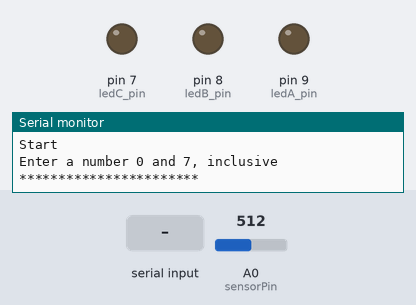
A sketch run on a simulated Arduino Mega 2560, built with avr-gcc and run on an emulated ATmega2560. Shown: output pins drawn as LEDs (lit = HIGH), the last lines printed to the serial monitor. The test bench sets the inputs (shaded band); at power-on: A0 (sensorPin) = 512. Pins used as bus, display or sensor lines are not drawn.

Above: at 1.3 s.
1.4 s: "1\n" received over Serial
At 2.2 s:
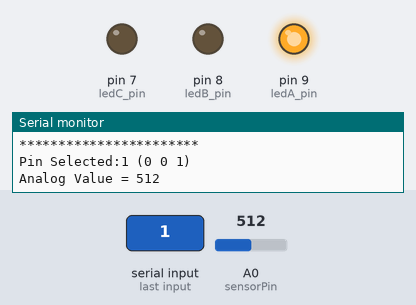
3.9 s: "2\n" received over Serial
At 4.7 s:
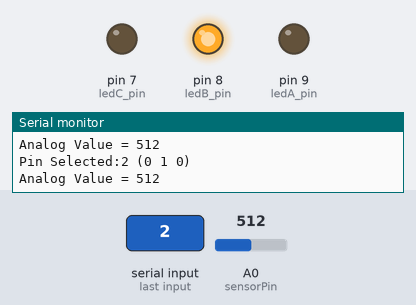
6.4 s: "3\n" received over Serial
At 7.2 s:
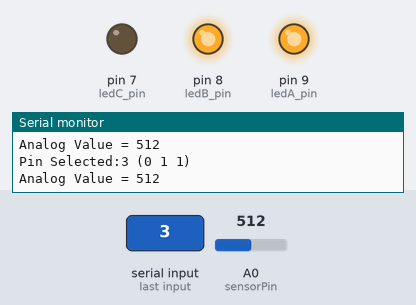
8.9 s: "4\n" received over Serial
At 9.7 s:
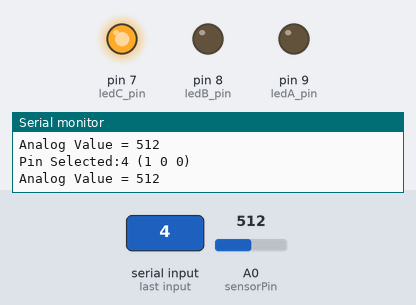
11.4 s: "5\n" received over Serial
At 12.2 s:
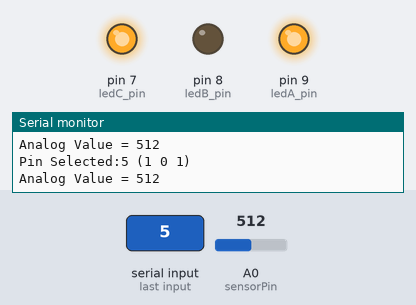
Timing chart, 0 to 14.4 s (numbered marks = the images above; inputs shaded):
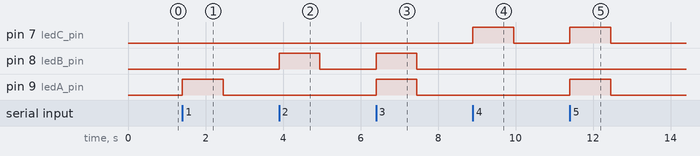

Measured:
- after the input at 1.4 s, pin 9 (ledA_pin): LOW → HIGH at once, → LOW 1.1 s later
- after the input at 3.9 s, pin 8 (ledB_pin): LOW → HIGH at once, → LOW 1.1 s later
- after the input at 6.4 s, pin 8 (ledB_pin), pin 9 (ledA_pin): LOW → HIGH at once, → LOW 1.1 s later
- after the input at 8.9 s, pin 7 (ledC_pin): LOW → HIGH at once, → LOW 1.1 s later
- after the input at 11.4 s, pin 7 (ledC_pin), pin 9 (ledA_pin): LOW → HIGH at once, → LOW 1.1 s later

The sketch:

_4051N_V1.ino
```cpp
// select the pin from the encoder 4051N
int muxSelectA_pin = 32;      // S0
int muxSelectB_pin = 31;      // S1
int muxSelectC_pin = 30;      // S2
// led indicator of the select pin
int ledA_pin = 9;
int ledB_pin = 8;
int ledC_pin = 7;
// analog declaration
int sensorPin = A0;    // select the input pin for the potentiometer
int sensorValue = 0;  // variable to store the value coming from the sensor

void setup() {
  Serial.begin(9600);

  delay(100);
  Serial.println("***********************");
  Serial.println("Start");
  Serial.println("Enter a number 0 and 7, inclusive");
  Serial.println("***********************\n");

  // declare the ledPin as an OUTPUT:
  pinMode(ledA_pin, OUTPUT);
  pinMode(ledB_pin, OUTPUT);
  pinMode(ledC_pin, OUTPUT);
  pinMode(muxSelectA_pin, OUTPUT);
  pinMode(muxSelectB_pin, OUTPUT);
  pinMode(muxSelectC_pin, OUTPUT);
  pinMode(sensorPin, INPUT);
}

void loop()
{
  while (Serial.available() > 0)
  {
    int pinSelected = Serial.parseInt();

    //Output progress via Serial
    Serial.print("Pin Selected:");
    Serial.print(pinSelected);

    int ledA_value = 0;
    int ledB_value = 0;
    int ledC_value = 0;
    switch(pinSelected)
    {
      case 0:
        ledA_value = 0;
        ledB_value = 0;
        ledC_value = 0;
        break;
      case 1:
        ledA_value = 1;
        ledB_value = 0;
        ledC_value = 0;
        break;
      case 2:
        ledA_value = 0;
        ledB_value = 1;
        ledC_value = 0;
        break;
      case 3:
        ledA_value = 1;
        ledB_value = 1;
        ledC_value = 0;
        break;
      case 4:
        ledA_value = 0;
        ledB_value = 0;
        ledC_value = 1;
        break;
      case 5:
        ledA_value = 1;
        ledB_value = 0;
        ledC_value = 1;
        break;
      case 6:
        ledA_value = 0;
        ledB_value = 1;
        ledC_value = 1;
        break;
      case 7:
        ledA_value = 1;
        ledB_value = 1;
        ledC_value = 1;
        break;
      default:
        ledA_value = 0;
        ledB_value = 0;
        ledC_value = 0;
        break;
    }

    //Output to LED for inspection
    digitalWrite(ledA_pin, ledA_value);
    digitalWrite(ledB_pin, ledB_value);
    digitalWrite(ledC_pin, ledC_value);

    //Output to serial for inspection
    Serial.print(" (");
    Serial.print(ledC_value);
    Serial.print(" ");
    Serial.print(ledB_value);
    Serial.print(" ");
    Serial.print(ledA_value);
    Serial.println(")");

    //Send command
    int value = read4051N(ledA_value, ledB_value, ledC_value);

    //Wait
    Serial.print("Analog Value = ");
    Serial.println(value);
    delay(50);
  }
}

int read4051N(int A, int B, int C)
{
  digitalWrite(muxSelectA_pin, A);
  digitalWrite(muxSelectB_pin, B);
  digitalWrite(muxSelectC_pin, C);

  //Wait for the encoder to set
  delay(1);

  //Read Value
  return analogRead(sensorPin);
}
```
